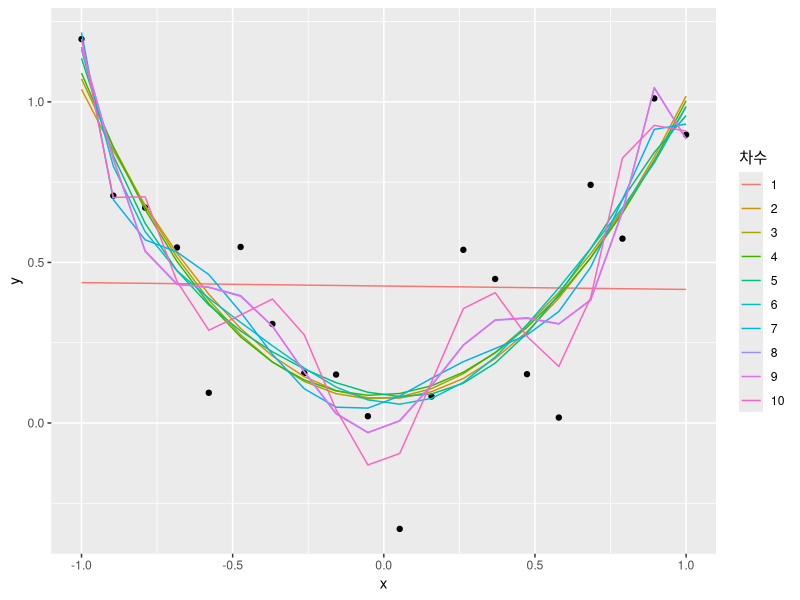
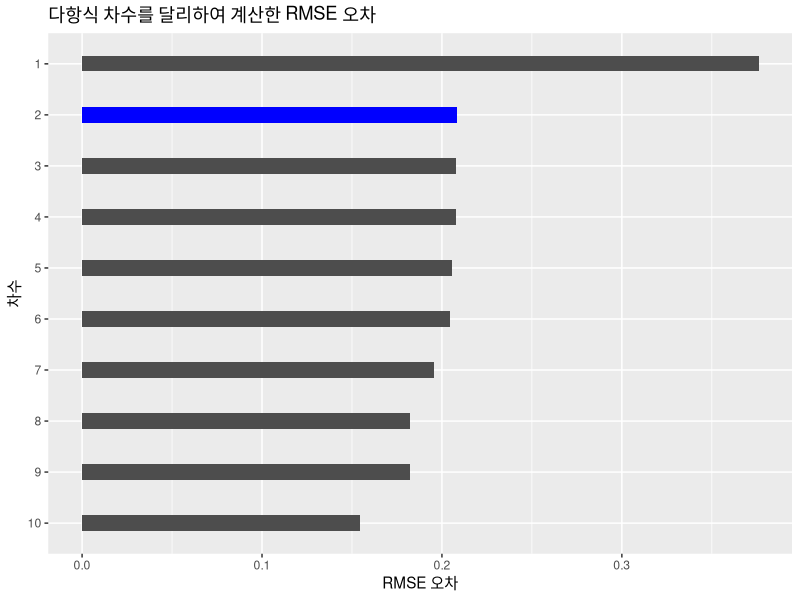

Reproduce these figures in R, in order.
## ---- chunk 1
#--------------------------------------------------------------------------------
# 01. 환경설정
#--------------------------------------------------------------------------------
library(tidyverse)
library(modelr)

#--------------------------------------------------------------------------------
# 02. 참모형 데이터 생성: y = x**2
#--------------------------------------------------------------------------------

true_model <- function(x) {
  y = x ** 2 + rnorm(length(x), sd=0.25)
  return(y)
}

x <- seq(-1, 1, length=20)
y <- true_model(x)
df <- tibble(x,y)

#--------------------------------------------------------------------------------
# 03. 10차 다항식 적합
#--------------------------------------------------------------------------------

poly_fit_model <- function(df, order) {
  lm(y ~ poly(x, order), data=df)
}

# fitted_mod <- poly_fit_model(df, 10)

#--------------------------------------------------------------------------------
# 04. 적합결과 시각화
#--------------------------------------------------------------------------------

fitted_tbl <- tibble(차수 = 1:10) |> 
  mutate(데이터 = list(df)) |> 
  mutate(적합된모형 = map2(데이터, 차수, poly_fit_model)) |> 
  mutate(예측  = map(적합된모형, fitted)) |> 
  mutate(x = list(seq(-1, 1, length=20))) |>
  mutate(fitted_df = map2(x, 예측, ~tibble(x_value = .x, 
                                         prediction = .y, 
                                         .name_repair = "unique"))) |> 
  select(차수, fitted_df) |> 
  mutate(차수 = as.factor(차수)) |>   
  unnest(fitted_df) 


df %>% 
  ggplot(aes(x, y)) +
    geom_point() +
    geom_line(data = fitted_tbl, aes(x = x_value, y = prediction, color = 차수, group = 차수))

## ---- chunk 2
#| label: fig-poly-fit
#| fig-cap: 데이터 과적합 모형 시각화
tibble(차수 = 1:10) |> 
  mutate(데이터 = list(df)) |> 
  mutate(적합된모형 = map2(데이터, 차수, poly_fit_model)) |> 
  mutate(예측  = map(적합된모형, fitted)) |> 
  mutate(true_y = map(데이터, 2)) |>
  # 참값과 모형예측값
  mutate(error_df = map2(true_y, 예측, ~tibble(true_y = .x,  fitted_y = .y))) |> 
  # 오차
  mutate(rmse = map_dbl(error_df, ~ sqrt(mean((.x$true_y - .x$fitted_y)^2)))) |> 
  mutate(차수 = factor(차수)) |> 
  mutate(color = c("gray30", "blue", rep("gray30", 8))) |> 
  # 시각화
  ggplot(aes(x = fct_rev(차수), y = rmse, fill = color)) +
    geom_col(width = 0.3) +
    coord_flip() +
    labs( x = "차수",
          y = "RMSE 오차",
          title = "다항식 차수를 달리하여 계산한 RMSE 오차") +
    scale_fill_manual(values = c("blue", "gray30", rep("blue", 8))) +
    theme(legend.position = "none")
